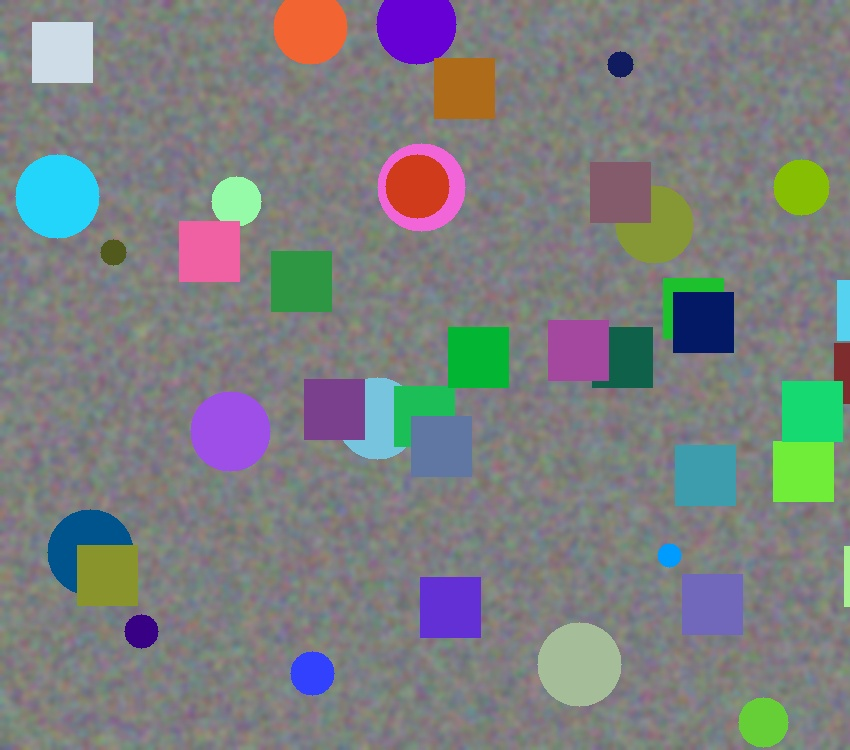
#> input picture sample_1.jpg, 850 x 750 px
$ python -i utils.py   (imports and definitions only)   (older library calls are emulated)
#> lines starting #> are read from the running program, lines starting #| are printed output that depends on the picture
"""
utils.py
--------
General-purpose helper functions used across the panorama stitching
pipeline: image validation/loading, black-border cropping, cylindrical
projection, simple exposure compensation, and debug-image saving.

"""

from __future__ import annotations

import os
import uuid
from typing import List, Optional, Tuple

import cv2
import numpy as np

# Supported image extensions for upload validation.
ALLOWED_EXTENSIONS = {".jpg", ".jpeg", ".png"}

# Directory used to store intermediate debug images.
DEBUG_OUTPUT_DIR = "outputs/debug"


class ImageValidationError(Exception):
    """Raised when an uploaded image fails validation."""


# [76 lines left out: functions ensure_dir, validate_image_file, bytes_to_image, resize_keep_aspect, not called in this run]


def crop_black_borders(image: np.ndarray, threshold: int = 1) -> np.ndarray:
    """Crop the black (empty) borders that result from perspective warping.

    Finds the largest bounding box that contains non-black pixels and
    crops the image to it. This removes the ragged black edges typical
    of a warped panorama canvas.

    Args:
        image: Panorama image, possibly with black borders.
        threshold: Pixel intensity below which a pixel is considered
            "black"/empty in every channel.

    Returns:
        Cropped image containing only useful (non-empty) pixels. If the
        image is entirely empty, the original image is returned.
    """
    if image is None or image.size == 0:
        return image

    gray = cv2.cvtColor(image, cv2.COLOR_BGR2GRAY) if image.ndim == 3 else image
    mask = (gray > threshold).astype(np.uint8)

    if cv2.countNonZero(mask) == 0:
        return image

    # Find the largest all-content rectangle using contours on the mask.
    contours, _ = cv2.findContours(mask, cv2.RETR_EXTERNAL, cv2.CHAIN_APPROX_SIMPLE)
    if not contours:
        return image

    largest_contour = max(contours, key=cv2.contourArea)
    x, y, w, h = cv2.boundingRect(largest_contour)

    cropped = image[y : y + h, x : x + w]

    # Refine: shrink the rectangle inward until rows/cols are mostly non-black.
    # This helps remove thin black slivers left after the bounding-box crop.
    cropped = _tighten_crop(cropped, threshold=threshold)
    return cropped


def _tighten_crop(image: np.ndarray, threshold: int = 1, row_col_fill: float = 0.6) -> np.ndarray:
    """Iteratively trim rows/columns that are mostly black.

    Args:
        image: Image to trim.
        threshold: Black-pixel intensity threshold.
        row_col_fill: Minimum fraction of non-black pixels required for a
            row/column to be kept.

    Returns:
        Trimmed image.
    """
    gray = cv2.cvtColor(image, cv2.COLOR_BGR2GRAY) if image.ndim == 3 else image
    mask = gray > threshold

    top, bottom = 0, mask.shape[0]
    left, right = 0, mask.shape[1]

    def row_ok(r: int) -> bool:
        return mask[r, left:right].mean() >= row_col_fill

    def col_ok(c: int) -> bool:
        return mask[top:bottom, c].mean() >= row_col_fill

    while top < bottom - 1 and not row_ok(top):
        top += 1
    while bottom > top + 1 and not row_ok(bottom - 1):
        bottom -= 1
    while left < right - 1 and not col_ok(left):
        left += 1
    while right > left + 1 and not col_ok(right - 1):
        right -= 1

    trimmed = image[top:bottom, left:right]
    return trimmed if trimmed.size > 0 else image


# [169 lines left out: functions cylindrical_warp, compute_sharpness, compute_mean_brightness, compute_overlap_mean_ratio, apply_gain, save_debug_image and 3 more, not called in this run]

>>> import cv2
>>> picture = cv2.imread('sample_1.jpg', cv2.IMREAD_GRAYSCALE)
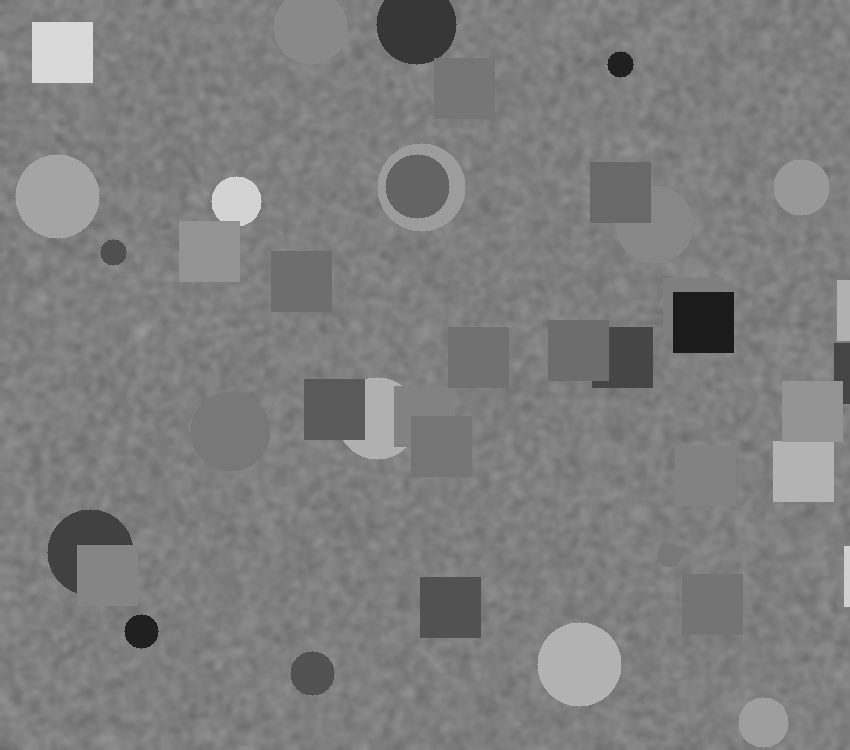
#> picture: shape (750, 850); min 24, max 222, mean 126.5
>>> result = crop_black_borders(picture)
#> in crop_black_borders, `mask = (gray > threshold).astype(np.uint8)`: mask: shape (750, 850); every value is 1
#> in crop_black_borders, `contours, _ = cv2.findContours(mask, cv2.RETR_EXTERNAL, cv2.CHAIN_APPR..`: contours = [[[0, 0], [0, 749], [849, 749], [849, 0]]]
#> in crop_black_borders, `largest_contour = max(contours, key=cv2.contourArea)`: largest_contour = [[0, 0], [0, 749], [849, 749], [849, 0]]
#> in crop_black_borders, `x, y, w, h = cv2.boundingRect(largest_contour)`: x = 0; w = 850; h = 750
#> after the loop in _tighten_crop, `while left < right - 1 and not col_ok(left):`: left = 0
#> after the loop in _tighten_crop, `while right > left + 1 and not col_ok(right - 1):`: right = 850

$ run again, on sample_2.jpg
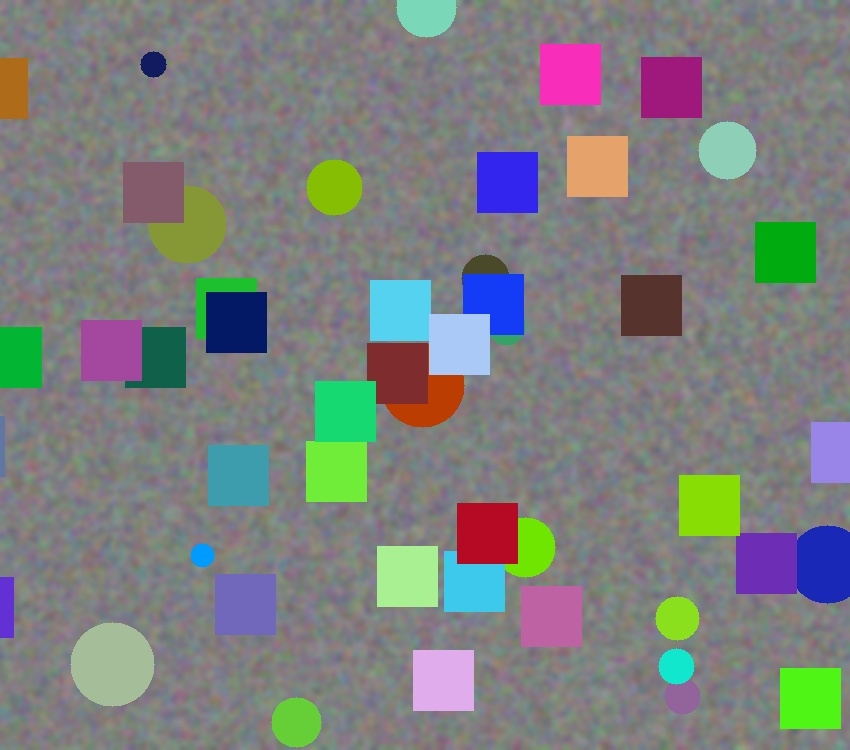
#> input picture sample_2.jpg, 850 x 750 px
#> `picture = cv2.imread('sample_1.jpg', cv2.IMREAD_GRAYSCALE)`:
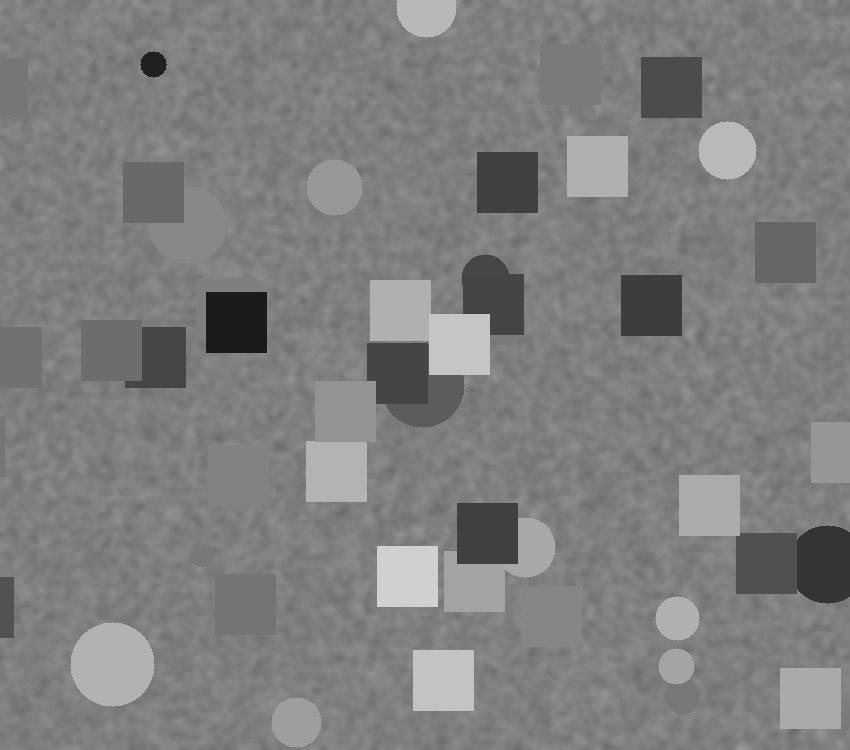
#> picture: shape (750, 850); min 22, max 213, mean 126.9
#> mask: shape (750, 850); every value is 1
#> contours = [[[0, 0], [0, 749], [849, 749], [849, 0]]]
#> largest_contour = [[0, 0], [0, 749], [849, 749], [849, 0]]
#> x = 0; w = 850; h = 750
#> after the loop in _tighten_crop, `while left < right - 1 and not col_ok(left):`: left = 0
#> after the loop in _tighten_crop, `while right > left + 1 and not col_ok(right - 1):`: right = 850

$ run again, on sample_3.jpg
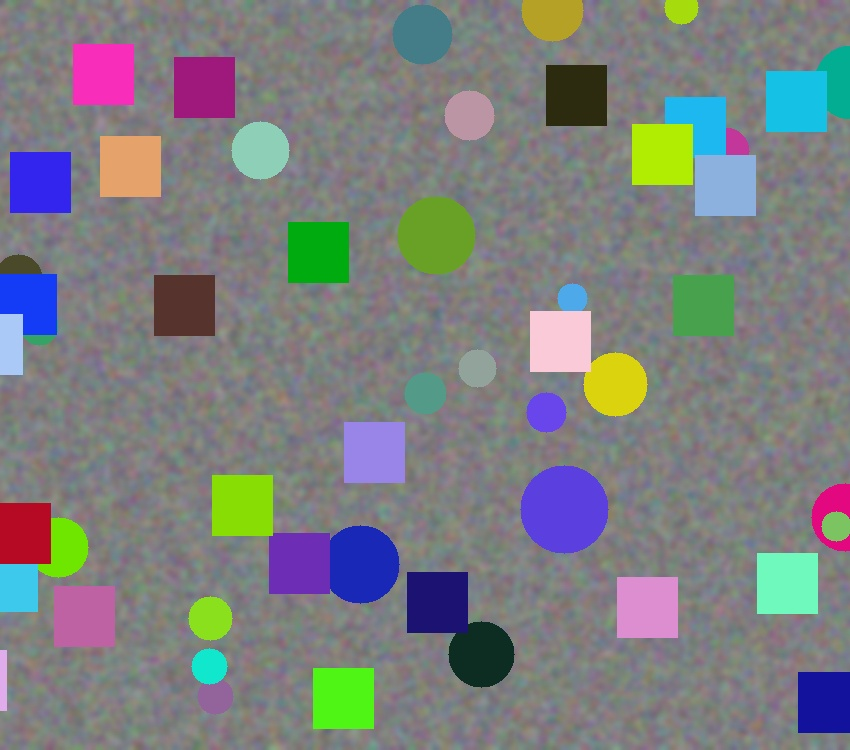
#> input picture sample_3.jpg, 850 x 750 px
#> `picture = cv2.imread('sample_1.jpg', cv2.IMREAD_GRAYSCALE)`:
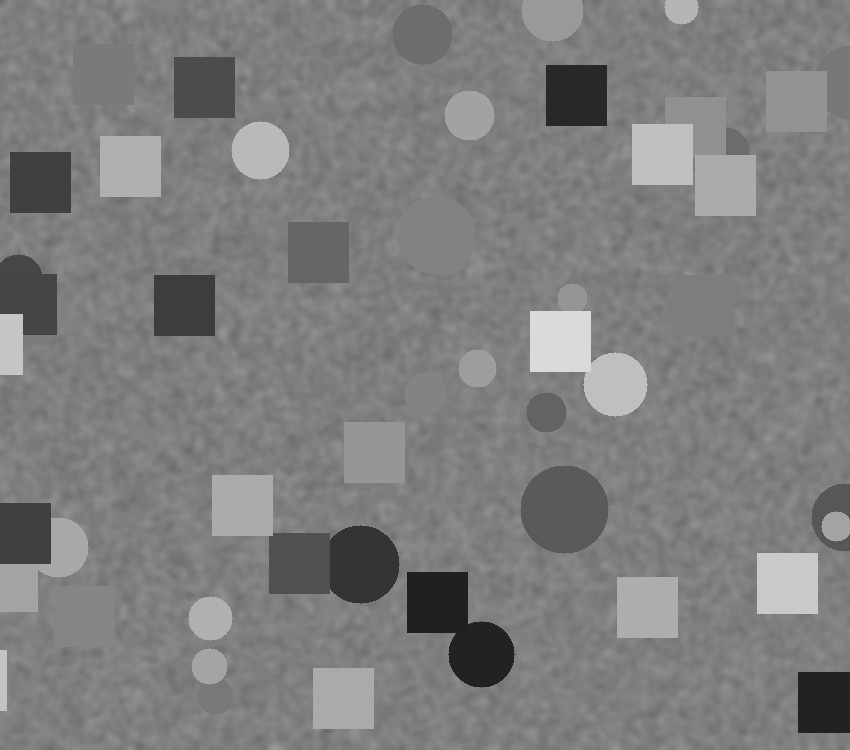
#> picture: shape (750, 850); min 27, max 223, mean 126.2
#> mask: shape (750, 850); every value is 1
#> contours = [[[0, 0], [0, 749], [849, 749], [849, 0]]]
#> largest_contour = [[0, 0], [0, 749], [849, 749], [849, 0]]
#> x = 0; w = 850; h = 750
#> after the loop in _tighten_crop, `while left < right - 1 and not col_ok(left):`: left = 0
#> after the loop in _tighten_crop, `while right > left + 1 and not col_ok(right - 1):`: right = 850
